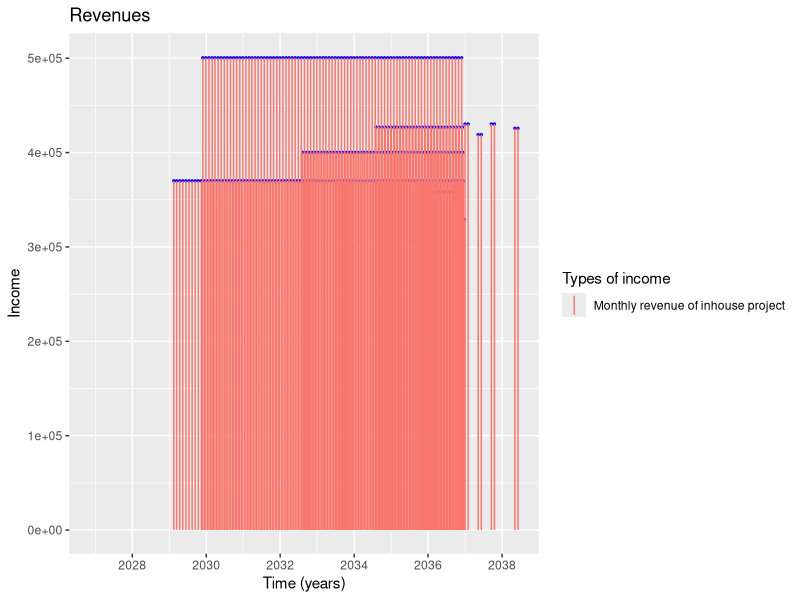
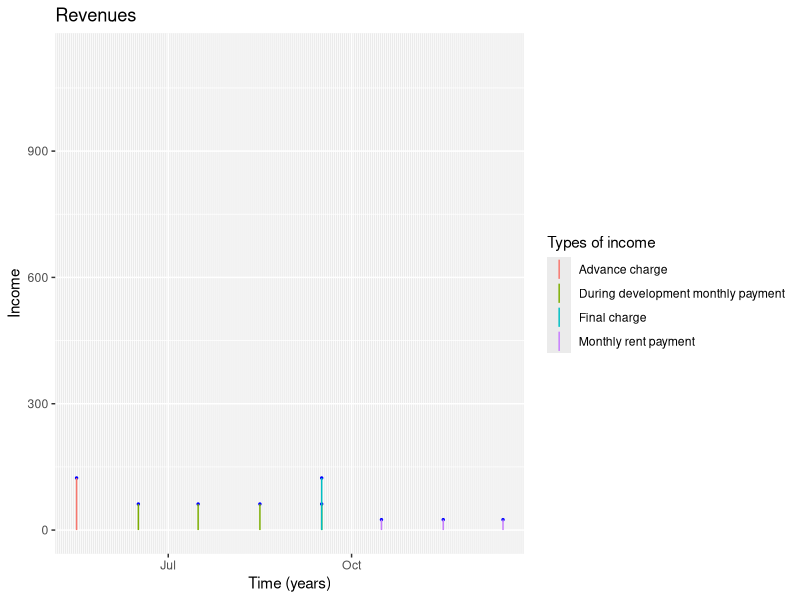

Write R code to recreate these figures, in order. (Note: this script raises an error after producing the figures.)
library(lubridate)
library(ggplot2)

# ---- Simulate cash flows from developing a type of project ----

# vals <- c()
# for (n in 1:10000) {
  
t=5 # Lifetime of the company
# Mexican economy
y=0.1 # Annual interest rate
r=-0.02 # Inflation rate

# Princing of the project
average.price=50000 # Expected price of the project
sd.price=20000 # Standar deviation of the price of the project
minimum.price=25000 # Minimum price accepted for the project
average.development.months=4 # Expected development time of the project measured in months
lambda.po=5 # Expected number of projects developed in a year
# Payment scheme
advance.charge.rate=0.25 # Percentage of the final price that is paid at the begining of the project
during.development.charge.rate=0.5 # Percentage of the final price that is paid during the development of the project
final.charge.rate=0.25 # Percentage of the final price that is paid at the end of the development of the project
monthly.rent.rate=0.05 # Percentaje of the price of the project to be charged monthly for project maintenance

# Calculate monthly effective interest rate
y12 <- (1+y)^(1/12)-1

time <- 0
arrival.time <- 0
interarrivals <- c()
arrivals <- c()
positive.flows <- data.frame()
negative.flows <- data.frame()
adjusted.prices <- c()
present.values <- c()
# Simulate projects arrivals
while (time < t) {
  interarrival.time <- rexp(n=1, rate=lambda.po)
  time <- time + interarrival.time 
  if (time < t) {
    interarrivals <- c(interarrivals, interarrival.time)
    arrival.time <- arrival.time + interarrival.time
    arrivals <- c(arrivals, arrival.time)
    # Compute the present value of the project that just came in
    price <- rnorm(1, mean=average.price, sd=sd.price)-rgamma(1, shape=2, rate=0.6)*1000
    price <- max(minimum.price, price)
    # Adjust price with inflation rate
    adjusted.price <- price*(1+r)^arrival.time
    adjusted.prices <- c(adjusted.prices, adjusted.price)
    # Payment scheme
    advance.charge <- adjusted.price*advance.charge.rate
    during.development.charge <- adjusted.price*during.development.charge.rate
    final.charge <- adjusted.price*final.charge.rate
    monthly.rent <- adjusted.price*monthly.rent.rate
    # Simulate development time in months
    development.time <- rlnorm(1, meanlog=0, sdlog=0.25)*average.development.months
    development.months <- ceiling(development.time)
    monthly.payment <- during.development.charge/development.months
    time.to.end <- t - (arrival.time + development.months/12)
    time.to.end <- max(0, time.to.end)
    months.to.end <- ceiling(time.to.end*12)
    # Populate cash flows collections
    now <- as_datetime(Sys.time())
    arrival.time.in.seconds <- as.numeric(duration(arrival.time, unit="years"))
    arrival.date <- now + seconds(arrival.time.in.seconds)
    entry <- list(arrival.date, advance.charge, TRUE, "Advance charge")
    positive.flows <- rbind(positive.flows, entry, stringsAsFactors=FALSE)
    for (l in 1:development.months) {
      monthly.payment.date <- arrival.date + months(l)
      if (is.na(monthly.payment.date)) {
        monthly.payment.date <- arrival.date - days(3) + months(l)
        if (is.na(monthly.payment.date)) {
          print("No mames no puede ser")
        }
      }
      entry <- list(monthly.payment.date, monthly.payment, TRUE, "Monthly charge")
      positive.flows <- rbind(positive.flows, entry, stringsAsFactors=FALSE)
    }
    end.date <- arrival.date + months(development.months)
    if (is.na(end.date)) {
      end.date <- arrival.date - days(3) + months(development.months)
      if (is.na(end.date)) {
        print("No mames no puede ser")
      }
    }
    entry <- list(end.date, final.charge, TRUE, "Final charge")
    positive.flows <- rbind(positive.flows, entry, stringsAsFactors=FALSE)
    for (s in 1:months.to.end) {
      monthly.rent.payment.date <- arrival.date + months(development.months + s)
      if (is.na(monthly.rent.payment.date)) {
        monthly.rent.payment.date <- arrival.date - days(3) + months(development.months + s)
        if (is.na(monthly.rent.payment.date)) {
          print("No mames no puede ser")
        }
      }
      entry <-list(monthly.rent.payment.date, monthly.rent, TRUE, "Monthly rent payment")
      positive.flows <- rbind(positive.flows, entry, stringsAsFactors=FALSE)
    }
    names(positive.flows) <- c("Date","Amount","Income","Concept")
    #names(negative.flows) <- c("Date","Amount","Income","Concept")
    # Compute present values based on payment scheme
    discount.factor <- (1/(1+y))^arrival.time
    fractional.annuity <- ((1-(1/(1+y12))^development.months)/y12)
    advance.charge.present.value <- discount.factor*advance.charge
    monthly.charges.present.value <- discount.factor*monthly.payment*fractional.annuity
    final.payment.present.value <- discount.factor*((1/(1+y))^(development.time/12))*final.charge
    monthly.rents.present.value <- discount.factor*((1/(1+y))^(development.time/12))*monthly.rent*((1-(1/(1+y12))^(months.to.end))/y12)
    # Compute total present value
    present.value <- advance.charge.present.value + monthly.charges.present.value + final.payment.present.value + monthly.rents.present.value
    present.values <- c(present.values, present.value)
  }
}

#write.csv(positive.flows, file = "myData.csv")

projects.present.value <- sum(present.values)

# vals <- c(vals, projects.present.value)
# }
# mean(vals)

revenues.plot <- ggplot(data=positive.flows, aes(x=as_datetime(positive.flows$Date), y=positive.flows$Amount)) +
  geom_point(color="blue", size=0.5) + 
  ylim(c(0,max(positive.flows$Amount)+1000)) +
  xlim(c(as_datetime(Sys.time()),max(as_datetime(positive.flows$Date)))) +
  #geom_hline(yintercept=mean(positive.flows$Amount), size=1, color="cyan") +
  #geom_linerange(aes(x=as_datetime(positive.flows$Date), ymax=positive.flows$Amount, ymin=0), color="#00AFBB") +
  geom_linerange(aes(x=as_datetime(positive.flows$Date), ymax=positive.flows$Amount, ymin=0, color=positive.flows$Concept)) +
  labs(title="Revenues", x="Time (years)", y="Income") +
  guides(color=guide_legend(title="Types of income"))

arrivals.df <- positive.flows[positive.flows$Concept %in% c("Advance charge"),]

arrivals.plot <- ggplot(data=arrivals.df, aes(x=as_datetime(arrivals.df$Date), y=c(0))) + 
  ylim(c(0,0)) +
  labs(title="Project arrivals", x="Time", y="") +
  theme(
    #aspect.ratio=0.1, 
    axis.title.y=element_blank(),
    axis.text.y=element_blank(),
    axis.ticks.y=element_blank()) +
  geom_hline(yintercept=0, size=0.5, color="cyan") +
  geom_point(shape=4, size=2) 






now <- as_datetime(Sys.time())
count <- 1
# Get revenues for each year
revenues <- data.frame()
repeat {
  then <- now + years(count-1)
  year <- lubridate::year(as_datetime(then))
  df <- positive.flows[year(as_datetime(positive.flows$Date)) == year,]
  if (length(df[,1]) == 0) {
    break
  }
  total.advance.payments <- sum(df[df$Concept %in% c("Advance charge"),]$Amount)
  total.monthly.payments <- sum(df[df$Concept %in% c("Monthly charge"),]$Amount)
  total.final.payments <- sum(df[df$Concept %in% c("Final charge"),]$Amount)
  total.rent.payments <- sum(df[df$Concept %in% c("Monthly rent payment"),]$Amount)
  entry <- list(year, total.advance.payments, total.monthly.payments, total.final.payments, total.rent.payments)
  revenues <- rbind(revenues, entry)
  names(revenues) <- c("Year","Advance","Development","Final","Rent")
  count <- count + 1
}
write.csv(revenues, file=paste("","RevenueData.csv",sep=""))





# ---- Simulate cash flows from developing inhouse projects ----

t <- 10 # Lifetime of the company
# Mexican economy
y <- 0.8 # Annual interest rate
r <- -0.02 # Inflation rate
# Project details
lambda.po <- 1 # Expected number of projects developed in a year
average.development.months <- 14 # Expected development time of the project measured in months
# Revenue scheme
average.monthly.rent <- 400000 # Expected value of the monthly rent that the project will generate
sd.monthly.rent <- 100000 # Standar deviation of the monthly rent that the project will generate

positive.flows <- list()
negative.flows <- list()

positive.flows.df <- data.frame()
negative.flows.df <- data.frame()

# Calculate monthly effective interest rate
y12 <- (1+y)^(1/12)-1

time <- 0
arrival.time <- 0
interarrivals <- c()
arrivals <- c()
adjusted.prices <- c()
present.values <- c()
# Simulate projects arrivals
while (time < t) {
  interarrival.time <- rexp(n=1, rate=lambda.po)
  time <- time + interarrival.time 
  if (time < t) {
    interarrivals <- c(interarrivals, interarrival.time)
    arrival.time <- arrival.time + interarrival.time
    arrivals <- c(arrivals, arrival.time)
    # Get development time
    development.time <- rlnorm(1, meanlog=0, sdlog=0.25)*average.development.months
    development.months <- ceiling(development.time)
    time.to.end <- t - (arrival.time + development.months/12)
    time.to.end <- max(0, time.to.end)
    months.to.end <- ceiling(time.to.end*12)
    monthly.rent <- rnorm(1, mean=average.monthly.rent, sd=sd.monthly.rent)
    monthly.rent <- max(0, monthly.rent)
    # Populate cash flows collections
    now <- as_datetime(Sys.time())
    arrival.time.in.seconds <- as.numeric(duration(arrival.time, unit="years"))
    arrival.date <- now + seconds(arrival.time.in.seconds)
    for (s in 1:months.to.end) {
      monthly.rent.payment.date <- arrival.date + months(development.months + s)
      if (is.na(monthly.rent.payment.date)) {
        monthly.rent.payment.date <- arrival.date - days(3) + months(development.months + s)
        if (is.na(monthly.rent.payment.date)) {
          print("No mames no puede ser")
        }
      }
      index <- length(positive.flows) + 1
      entry <-list(monthly.rent.payment.date, monthly.rent, TRUE, "Monthly revenue of inhouse project")
      positive.flows[[index]] <- entry
      positive.flows.df <- rbind(positive.flows.df, entry, stringsAsFactors=FALSE)
    }
    names(positive.flows.df) <- c("Date","Amount","Income","Concept")
    #names(negative.flows.df) <- c("Date","Amount","Income","Concept")
    # Compute present values
    discount.factor <- (1/(1+y))^arrival.time
    monthly.rents.present.value <- discount.factor*monthly.rent*((1-(1/(1+y12))^(months.to.end))/y12)
    present.value <- monthly.rents.present.value
    present.values <- c(present.values, present.value)
  }
}
sum(present.values)

ggplot(data=positive.flows.df, aes(x=as_datetime(positive.flows.df$Date), y=positive.flows.df$Amount)) +
  geom_point(color="blue", size=0.5) + 
  ylim(c(0,max(positive.flows.df$Amount)+1000)) +
  xlim(c(as_datetime(Sys.time()),max(as_datetime(positive.flows.df$Date)))) +
  #geom_hline(yintercept=mean(positive.flows$Amount), size=1, color="cyan") +
  #geom_linerange(aes(x=as_datetime(positive.flows$Date), ymax=positive.flows$Amount, ymin=0), color="#00AFBB") +
  geom_linerange(aes(x=as_datetime(positive.flows.df$Date), ymax=positive.flows.df$Amount, ymin=0, color=positive.flows.df$Concept)) +
  labs(title="Revenues", x="Time (years)", y="Income") +
  guides(color=guide_legend(title="Types of income"))

# ---- Simulate cash flows of a single project ----

t=1 # Lifetime of the company
# Mexican economy
y=0.1 # Annual interest rates
r=-0.02 # Inflation rate
# Princing of the project
average.price=10000 # Expected price of the project
sd.price=100 # Standar deviation of the price of the project
minimum.price=500 # Minimum price accepted for the project
average.development.months=4 # Expected development time of the project measured in months
lambda.po=5 # Expected number of projects developed in a year
# Payment scheme
advance.charge.rate=0.25 # Percentage of the final price that is paid at the begining of the project
during.development.charge.rate=0.5 # Percentage of the final price that is paid during the development of the project
final.charge.rate=0.25 # Percentage of the final price that is paid at the end of the development of the project
monthly.rent.rate=0.05 # Percentaje of the price of the project to be charged monthly for project maintenance

positive.flows <- list()
negative.flows <- list()

positive.flows.df <- data.frame()
negative.flows.df <- data.frame()

# Calculate monthly effective interest rate
y12 <- (1+y)^(1/12)-1

time <- 0
arrival.time <- 0
interarrivals <- c()
arrivals <- c()
adjusted.prices <- c()
present.values <- c()

#interarrival.time <- rexp(n=1, rate=lambda.po)
interarrival.time <- 0.5
time <- time + interarrival.time 
if (time < t) {
  interarrivals <- c(interarrivals, interarrival.time)
  arrival.time <- arrival.time + interarrival.time
  arrivals <- c(arrivals, arrival.time)
  # Compute the present value of the project that just came in
  price <- rnorm(1, mean=average.price, sd=sd.price)-rgamma(1, shape=2, rate=0.6)*1000
  price <- max(minimum.price, price)
  # Adjust price with inflation rate
  adjusted.price <- price*(1+r)^arrival.time
  adjusted.prices <- c(adjusted.prices, adjusted.price)
  # Payment scheme
  advance.charge <- adjusted.price*advance.charge.rate
  during.development.charge <- adjusted.price*during.development.charge.rate
  final.charge <- adjusted.price*final.charge.rate
  monthly.rent <- adjusted.price*monthly.rent.rate
  # Simulate development time in months
  development.time <- rlnorm(1, meanlog=0, sdlog=0.25)*average.development.months
  development.months <- ceiling(development.time)
  monthly.payment <- during.development.charge/development.months
  time.to.end <- t - (arrival.time + development.months/12)
  time.to.end <- max(0, time.to.end)
  months.to.end <- ceiling(time.to.end*12)
  # Populate cashflows date 
  now <- as_date(Sys.time())
  arrival.time.in.seconds <- as.numeric(duration(arrival.time, unit="years"))
  arrival.date <- as_date(now + seconds(arrival.time.in.seconds))
  index <- length(positive.flows) + 1
  entry <- list(arrival.date, advance.charge, TRUE, "Advance charge")
  positive.flows[[index]] <- entry
  positive.flows.df <- rbind(positive.flows.df, entry, stringsAsFactors=FALSE)
  for (l in 1:development.months) {
    monthly.payment.date <- arrival.date + months(l)
    if (is.na(monthly.payment.date)) {
      monthly.payment.date <- arrival.date - days(3) + months(l)
      if (is.na(monthly.payment.date)) {
        print("No mames no puede ser")
      }
    }
    index <- length(positive.flows) + 1
    entry <- list(monthly.payment.date, monthly.payment, TRUE, "During development monthly payment")
    positive.flows[[index]] <- entry
    positive.flows.df <- rbind(positive.flows.df, entry, stringsAsFactors=FALSE)
  }
  end.date <- arrival.date + months(development.months)
  if (is.na(end.date)) {
    end.date <- arrival.date - days(3) + months(development.months)
    if (is.na(end.date)) {
      print("No mames no puede ser")
    }
  }
  index <- length(positive.flows) + 1
  entry <- list(end.date, final.charge, TRUE, "Final charge")
  positive.flows[[index]] <- entry
  positive.flows.df <- rbind(positive.flows.df, entry, stringsAsFactors=FALSE)
  for (s in 1:months.to.end) {
    monthly.rent.payment.date <- arrival.date + months(development.months + s)
    if (is.na(monthly.rent.payment.date)) {
      monthly.rent.payment.date <- arrival.date - days(3) + months(development.months + s)
      if (is.na(monthly.rent.payment.date)) {
        print("No mames no puede ser")
      }
    }
    index <- length(positive.flows) + 1
    entry <-list(monthly.rent.payment.date, monthly.rent, TRUE, "Monthly rent payment")
    positive.flows[[index]] <- entry
    positive.flows.df <- rbind(positive.flows.df, entry, stringsAsFactors=FALSE)
  }
  names(positive.flows.df) <- c("Date","Amount","Income","Concept")
  #names(negative.flows.df) <- c("Date","Amount","Income","Concept")
  # Compute present values based on payment scheme
  discount.factor <- (1/(1+y))^arrival.time
  fractional.annuity <- ((1-(1/(1+y12))^development.months)/y12)
  advance.charge.present.value <- discount.factor*advance.charge
  monthly.charges.present.value <- discount.factor*monthly.payment*fractional.annuity
  final.payment.present.value <- discount.factor*((1/(1+y))^(development.time/12))*final.charge
  monthly.rents.present.value <- discount.factor*((1/(1+y))^(development.time/12))*monthly.rent*((1-(1/(1+y12))^(months.to.end))/y12)
  # Compute total present value
  present.value <- advance.charge.present.value + monthly.charges.present.value + final.payment.present.value + monthly.rents.present.value
  present.values <- c(present.values, present.value)
}

ggplot(data=positive.flows.df, aes(x=as_date(positive.flows.df$Date), y=positive.flows.df$Amount)) +
  geom_point(color="blue", size=0.5) + 
  ylim(c(0,max(positive.flows.df$Amount)+1000)) +
  xlim(c(as_date(Sys.time()),max(as_date(positive.flows.df$Date)))) +
  #geom_hline(yintercept=mean(positive.flows$Amount), size=1, color="cyan") +
  #geom_linerange(aes(x=as_datetime(positive.flows$Date), ymax=positive.flows$Amount, ymin=0), color="#00AFBB") +
  geom_linerange(aes(x=as_date(positive.flows.df$Date), ymax=positive.flows.df$Amount, ymin=0, color=positive.flows.df$Concept)) +
  labs(title="Revenues", x="Time (years)", y="Income") +
  guides(color=guide_legend(title="Types of income")) +
  scale_x_date(date_minor_breaks = "1 day")

ggplot(data=positive.flows.df, aes(x=as_date(positive.flows.df$Date), y=positive.flows.df$Amount)) +
  geom_point(color="blue", size=0.5) + 
  ylim(c(0,max(positive.flows.df$Amount)+1000)) +
  xlim(c(as_date(Sys.time()),max(as_date(positive.flows.df$Date)))) +
  #geom_hline(yintercept=mean(positive.flows$Amount), size=1, color="cyan") +
  #geom_linerange(aes(x=as_datetime(positive.flows$Date), ymax=positive.flows$Amount, ymin=0), color="#00AFBB") +
  geom_linerange(aes(x=as_date(positive.flows.df$Date), ymax=positive.flows.df$Amount, ymin=0, color=positive.flows.df$Concept)) +
  labs(title="Revenues", x="Time (years)", y="Income") +
  guides(color=guide_legend(title="Types of income")) +
  scale_x_date(breaks = break.vec, limits=c(as_date(Sys.time()),NA)) +
  theme(axis.text.x = element_text(angle = 45, hjust = 1))


# Dummy data frame
a <- c(-3,-5,-12,0,3,1,34,2,76)
now <- as_datetime(Sys.time())
b <- c()
for (i in 1:length(a)) {
  b <- c(b, now + lubridate:::months.numeric(i-1))
}
c <- c("cat","dog","cow","horse","cat","cat","cat","sebastian","elephant")
df <- data.frame(a,b,c)
df[(df$a > 0 & df$c == "cat"), ]
as_datetime(df$b)
